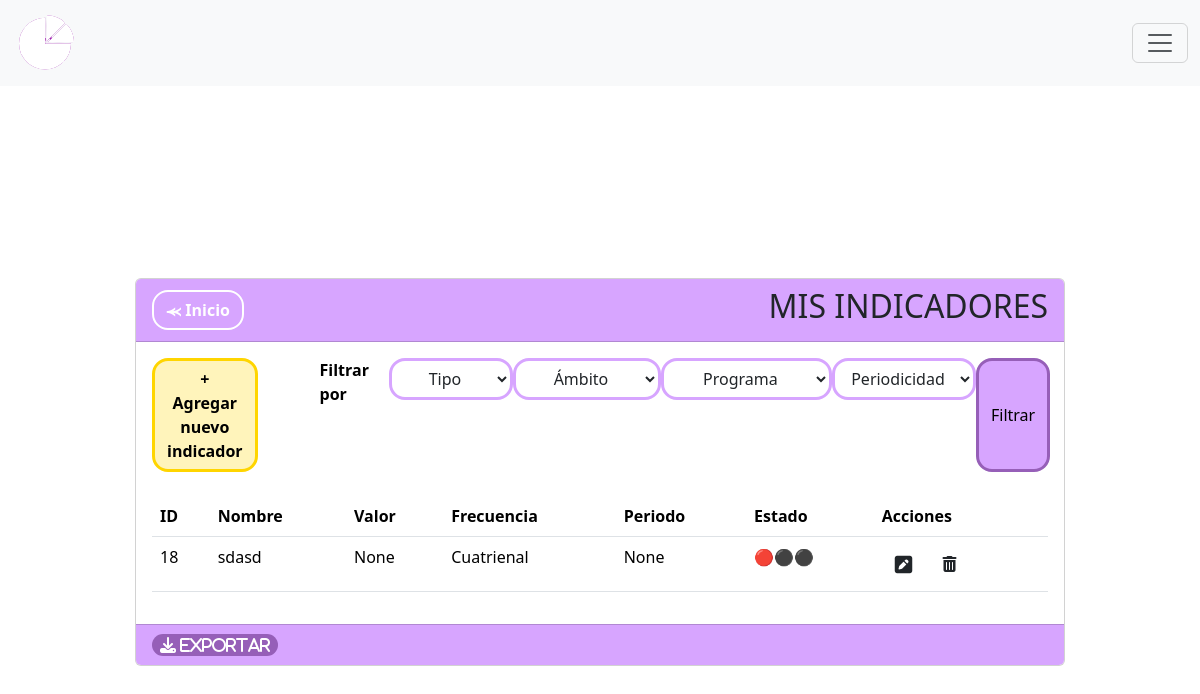
Before: /indicadores with the older database file.
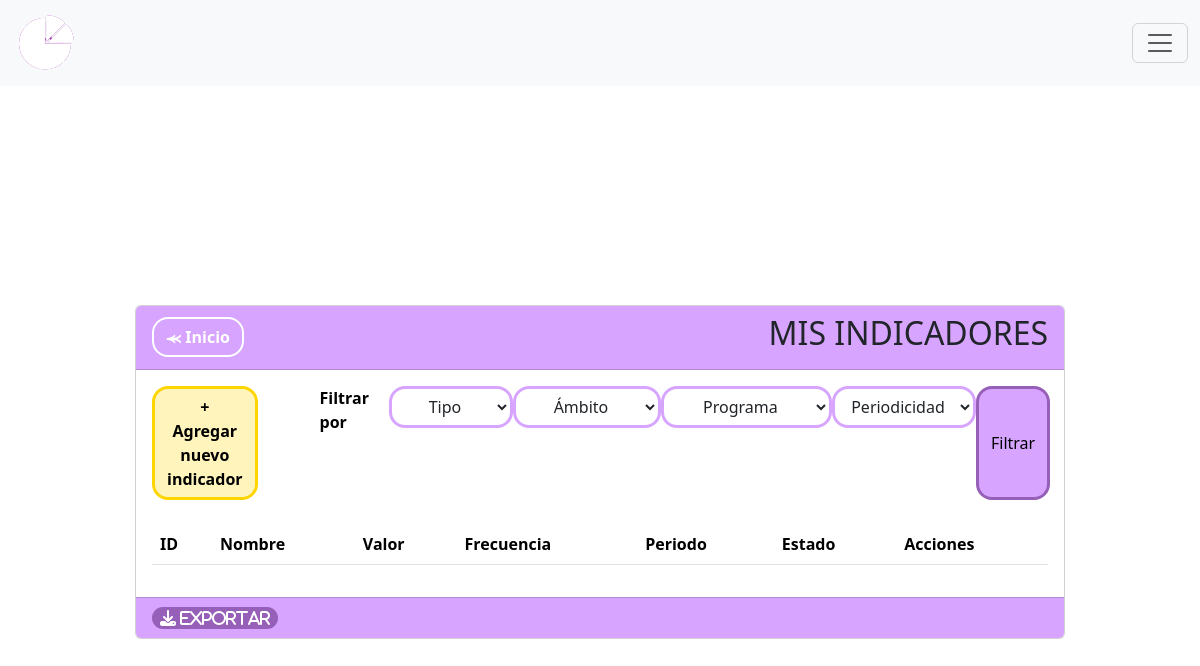
After: the same page with the newer database file.
### MIReApp/models.py (models this page shows, shortened)
class Indicador(models.Model):
    id = models.AutoField(primary_key=True)
    nombre = models.CharField(max_length=100,
                              verbose_name='Nombre',
                              unique= True,
                              validators= [
                                  RegexValidator(regex= r'^[a-zA-Z\s]*$',
                                                 message="El nombre no puede contener caracteres especiales.",
                                                 code='invalid_nombre')
                              ])
    descripcion = models.CharField(max_length=100, verbose_name='Descripción', blank=True, null=True)
    ambito = models.ForeignKey('Ambito', on_delete=models.CASCADE)
    tipo = models.ForeignKey('Tipo', on_delete=models.CASCADE)
    programa = models.ForeignKey('Programa', on_delete=models.SET_NULL, null=True, blank=True)
    objetivo = models.ForeignKey('Objetivos', on_delete=models.CASCADE, blank=True, null=True)
    frecuencia = models.CharField(verbose_name='Frecuencia de medición',max_length=10, choices=FRECUENCIAS)
    formula = models.CharField(max_length=20, choices= FORMULAS,verbose_name='Formula', blank=True)
    numerador = models.ForeignKey('Metrica', related_name='Numerador', on_delete=models.CASCADE, blank=True, null=True)
    denominador = models.ForeignKey('Metrica', related_name='Denominador', on_delete=models.CASCADE, blank=True, null=True)
    numerador_periodo = models.ForeignKey('HistorialMetrica', related_name='Instancia_Numerador', on_delete=models.CASCADE, blank=True, null=True)
    denominador_periodo = models.ForeignKey('HistorialMetrica', related_name='Instancia_Denominador', on_delete=models.CASCADE, blank=True, null=True)
    numerador_medida = models.CharField(max_length=100, verbose_name='', blank=True, null=True)
    denominador_medida = models.CharField(max_length=100, verbose_name='', blank=True, null=True)
    numerador_valor = models.PositiveIntegerField(verbose_name='', blank=True, null=True)
    denominador_valor = models.PositiveIntegerField(verbose_name='' , blank=True, null=True)
    resultado = models.CharField(max_length=100, verbose_name='', blank=True, null=True)
    estado = models.CharField(max_length=100, verbose_name='Descripción', blank=True, null=True)

### MIReApp/views.py (the view)
# urls.py: path('indicadores',views.indicadores, name='indicadores'),
def indicadores(request):
    indicadores = Indicador.objects.all()
    json_data = serializers.serialize("json", indicadores)
    tipos = Tipo.objects.all()
    ambitos = Ambito.objects.all()
    programas = Programa.objects.all()
    tipo_opciones = {
        "Eficacia": ["1", "2", "4"],
        "Eficiencia": ["3", "5", "8"],
        "Calidad": ["6"],
        "Economía": ["9"],
    }
    tipo = request.GET.get('tipo')
    ambito = request.GET.get('ambito')
    programa = request.GET.get('programa')
    frecuencia = request.GET.get('periodicidad')
    indicadores = Indicador.objects.all()
    json_data = serializers.serialize("json", indicadores)
    if tipo:
        tipo = tipo_opciones[tipo]
        indicadores = indicadores.filter(tipo__in=tipo)
    if ambito:
        indicadores = indicadores.filter(ambito=ambito)
    if programa:
        indicadores = indicadores.filter(programa=programa)
    if frecuencia:
        indicadores = indicadores.filter(frecuencia=frecuencia)
    return render(request, 'indicadores/index.html', {'indicador': indicadores, 'json_data':json_data, 'tipos': tipos, 'ambitos': ambitos, 'programas': programas})

### MIReApp/templates/indicadores/index.html (shortened to what the changed rows need)
{% extends "base.html" %}
{% block contenido %}
<br>
<br>
<br>
<br>
<br>
<center>
    <link rel="stylesheet" href="https://cdnjs.cloudflare.com/ajax/libs/font-awesome/6.4.2/css/all.min.css">
    <div class="col-md-10 card" style="text-align: left;">
        <div class="card-header" style="background-color: #D7A5FF;">
            <div style="display: flex; justify-content: space-between; align-items: center;">
                <span>
                    <h2>MIS INDICADORES</h2>
                </span>
            </div>
        </div>
        <div class="card-body">
            <br>
            <div class="table-responsive">
                <table class="table rounded-4" style="background-color: #D7A5FF;">
                    <thead>
                        <tr>
                            <th scope="col">ID</th>
                            <th scope="col">Nombre</th>
                            <th scope="col">Valor</th>
                            <th scope="col">Frecuencia</th>
                            <th scope="col">Periodo</th>
                            <th scope="col">Estado</th>
                            <th scope="col">Acciones</th>
                        </tr>
                    </thead>
                    <tbody>
                        {% for indi in indicador %}
                        <tr class="">
                            <td scope="row">{{ indi.id }}</td>
                            <td>{{ indi.nombre }}</td>
                            <td>{{ indi.resultado }}</td>
                            <td>{{ indi.frecuencia }}</td>
                            <td>{{ indi.numerador_periodo }}</td>
                            {% if indi.numerador_medida == None and indi.denominador_medida == None and indi.numerador_valor == None and indi.denominador_valor == None %}
                                <td> 🔴⚫⚫ </td>
                            {% elif indi.numerador_medida != None and indi.denominador_medida != None and indi.numerador_valor != None and indi.denominador_valor != None %}
                                <td> ⚫⚫🟢 </td>
                            {% else %}
                                <td> ⚫🟡⚫ </td>
                            {% endif %}
                            <td>
                                <a class="btn" href="{% url 'editar_indicador' indi.id %}"><i class="fa-solid fa-square-pen fa-lg"></i></a>
                                <a class="btn eliminarIndicador-btn"  data-id="{{ indi.id }}" role="button"><i class="fa-solid fa-trash-can"></i></a>
                            </td>
                        </tr>
                        {% endfor %}
                    </tbody>
                </table>
            </div>
        </div>
    </div>
</div>
{% endblock %}

Changed rows visible on the page:
removed Indicador: id "18", nombre "sdasd", resultado "None", frecuencia "Cuatrienal", numerador_periodo "None"
